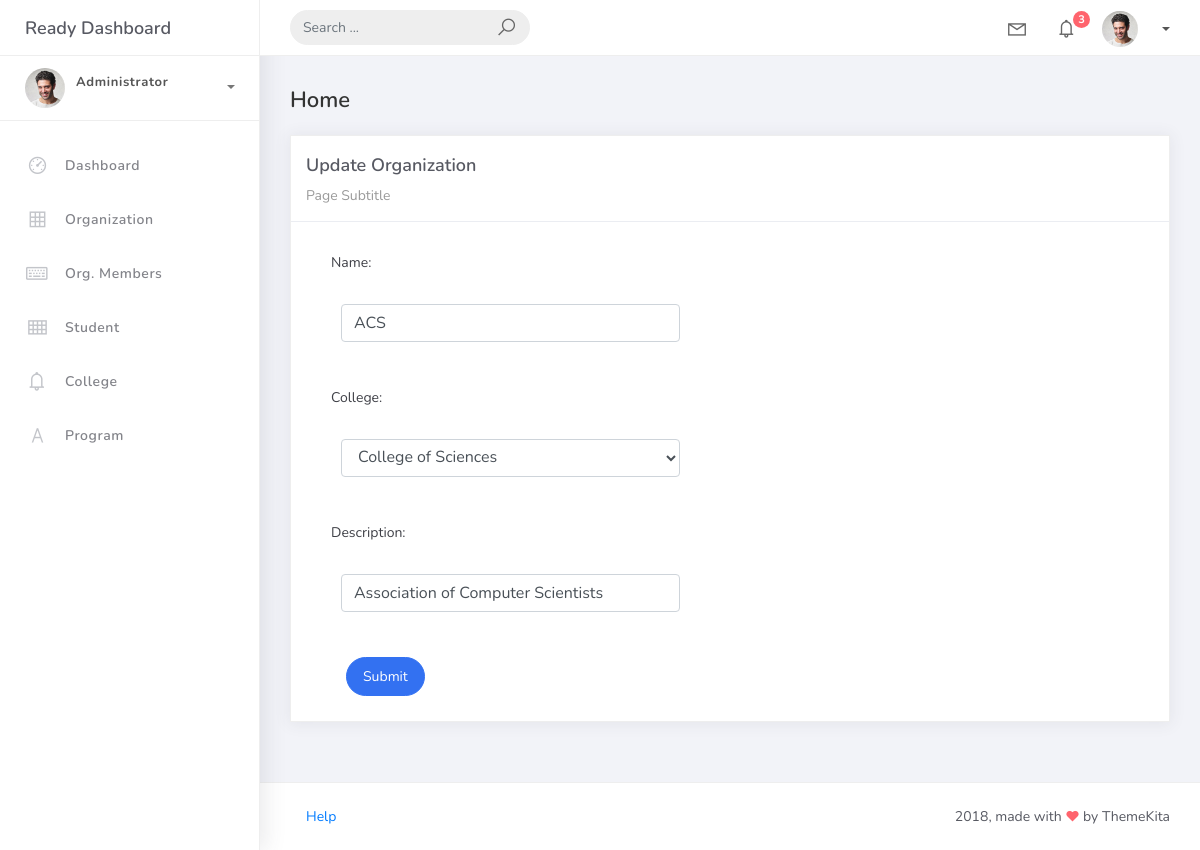
Screenshot of /organization_list/1 with the database file from the repository.
### studentorg/models.py (models this page shows, shortened)
class BaseModel(models.Model):
    created_at = models.DateTimeField(auto_now_add=True, db_index=True)
    updated_at = models.DateTimeField(auto_now=True)
    class Meta:
        abstract = True

class Organization(BaseModel):
    name = models.CharField(max_length=250)
    college = models.ForeignKey(College, null=True, blank=True, on_delete=models.CASCADE)
    description = models.CharField(max_length=500)

### studentorg/views.py (the view)
# urls.py: path("organization_list/<pk>", OrganizationUpdateView.as_view(), name="organization-update"),
class OrganizationUpdateView(UpdateView):
    model = Organization
    form_class = OrganizationForm
    template_name = "org_form.html"
    success_url = reverse_lazy("organization-list")

### studentorg/forms.py
class OrganizationForm(ModelForm):
    class Meta:
        model = Organization
        fields = "__all__"

### studentorg/models.py (called while the page is built)
    def __str__(self):
        return self.college_name

### templates/org_form.html (shortened to what this page needs)
{% extends 'base.html' %}
{% load static %}
{% block content %}
<div class="content">
    <div class="container-fluid">
        <h4 class="page-title">Home</h4>
        <div class="row">
            <div class="col-md-12">
                <div class="card">
                    <div class="card-header">
                        <div class="card-title">
                            {% if object %}
                                Update Organization
                            {% else %}
                                Add New Organization
                            {% endif %}
                        </div>
                        <div class="card-category">Page Subtitle</div>
                    </div>
                    <div class="col-md-6">
                        <div class="card-body">
                            <form class="" action="" method="post" novalidate>
                                {% include 'includes/form.html' %}
                                <div class="form-group">
                                    <div class="col-md-12 col-sm-3">
                                        <button type="submit" class="btn btn-primary btn-rounded">
                                            Submit
                                        </button>
                                    </div>
                                </div>
                            </form>
                        </div>
                    </div>
                </div>
            </div>
        </div>
    </div>
</div>
{% endblock %}

### templates/includes/form.html (shortened to what this page needs)
{% load widget_tweaks %}
{% for field in form %}
<div class="field item form-group">
    <label>{{ field.label_tag }}</label>
    <div class="form-group">
        {% render_field field class="form-control" %}
    </div>
</div>
{% endfor %}

### rows the page displays
Organization: name "ACS" "College of Sciences" "Association of Computer Scientists"

### other values shown
{{ field.label_tag }} "Name:" "College:" "Description:"
